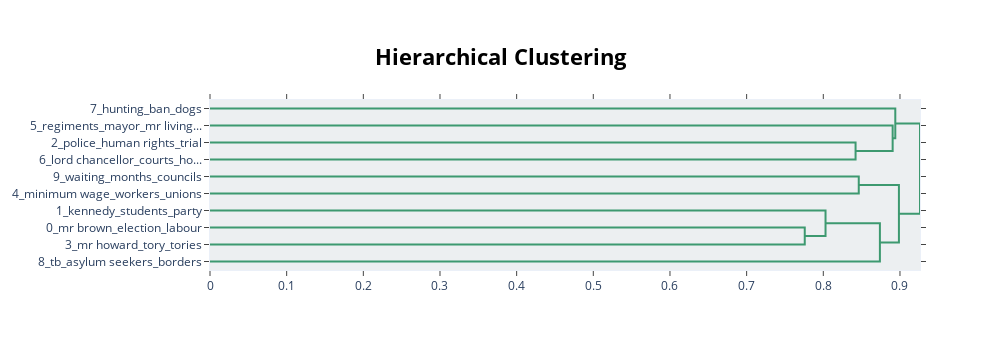

The notebook cell saved with this chart:
### Code cell
# Visualise the topic hierarchy
topic_model.visualize_hierarchy(top_n_topics=11)

### Figure 1 — Plotly figure (JSON) as saved in the notebook; plotly's stock layout.template omitted (floating-point values rounded to 4 significant figures)
{"data": [{"hoverinfo": "text", "marker": {"color": "rgb(61,153,112)"}, "mode": "lines", "type": "scatter", "x": [0.0, 0.8421, 0.8421, 0.0], "xaxis": "x", "y": [-25.0, -25.0, -35.0, -35.0], "yaxis": "y"}, {"hoverinfo": "text", "marker": {"color": "rgb(61,153,112)"}, "mode": "lines", "type": "scatter", "x": [0.0, 0.8905, 0.8905, 0.8421], "xaxis": "x", "y": [-15.0, -15.0, -30.0, -30.0], "yaxis": "y"}, {"hoverinfo": "text", "marker": {"color": "rgb(61,153,112)"}, "mode": "lines", "type": "scatter", "x": [0.0, 0.8939, 0.8939, 0.8905], "xaxis": "x", "y": [-5.0, -5.0, -22.5, -22.5], "yaxis": "y"}, {"hoverinfo": "text", "marker": {"color": "rgb(61,153,112)"}, "mode": "lines", "type": "scatter", "x": [0.0, 0.8463, 0.8463, 0.0], "xaxis": "x", "y": [-45.0, -45.0, -55.0, -55.0], "yaxis": "y"}, {"hoverinfo": "text", "marker": {"color": "rgb(61,153,112)"}, "mode": "lines", "type": "scatter", "x": [0.0, 0.7758, 0.7758, 0.0], "xaxis": "x", "y": [-75.0, -75.0, -85.0, -85.0], "yaxis": "y"}, {"hoverinfo": "text", "marker": {"color": "rgb(61,153,112)"}, "mode": "lines", "type": "scatter", "x": [0.0, 0.8029, 0.8029, 0.7758], "xaxis": "x", "y": [-65.0, -65.0, -80.0, -80.0], "yaxis": "y"}, {"hoverinfo": "text", "marker": {"color": "rgb(61,153,112)"}, "mode": "lines", "type": "scatter", "x": [0.8029, 0.8738, 0.8738, 0.0], "xaxis": "x", "y": [-72.5, -72.5, -95.0, -95.0], "yaxis": "y"}, {"hoverinfo": "text", "marker": {"color": "rgb(61,153,112)"}, "mode": "lines", "type": "scatter", "x": [0.8463, 0.8986, 0.8986, 0.8738], "xaxis": "x", "y": [-50.0, -50.0, -83.75, -83.75], "yaxis": "y"}, {"hoverinfo": "text", "marker": {"color": "rgb(61,153,112)"}, "mode": "lines", "type": "scatter", "x": [0.8939, 0.9261, 0.9261, 0.8986], "xaxis": "x", "y": [-13.75, -13.75, -66.88, -66.88], "yaxis": "y"}], "layout": {"autosize": false, "height": 350, "hoverlabel": {"bgcolor": "white", "font": {"family": "Rockwell", "size": 16}}, "hovermode": "closest", "plot_bgcolor": "#ECEFF1", "showlegend": false, "title": {"font": {"color": "Black", "size": 22}, "text": "<b>Hierarchical Clustering</b>", "x": 0.5, "xanchor": "center", "yanchor": "top"}, "width": 1000, "xaxis": {"mirror": "allticks", "rangemode": "tozero", "showgrid": false, "showline": true, "showticklabels": true, "ticks": "outside", "type": "linear", "zeroline": false}, "yaxis": {"mirror": "allticks", "range": [-100, 0], "rangemode": "tozero", "showgrid": false, "showline": true, "showticklabels": true, "tickmode": "array", "ticks": "outside", "ticktext": ["7_hunting_ban_dogs", "5_regiments_mayor_mr living...", "2_police_human rights_trial", "6_lord chancellor_courts_ho...", "9_waiting_months_councils", "4_minimum wage_workers_unions", "1_kennedy_students_party", "0_mr brown_election_labour", "3_mr howard_tory_tories", "8_tb_asylum seekers_borders"], "tickvals": [-5, -15, -25, -35, -45, -55, -65, -75, -85, -95], "type": "linear", "zeroline": false}}}
